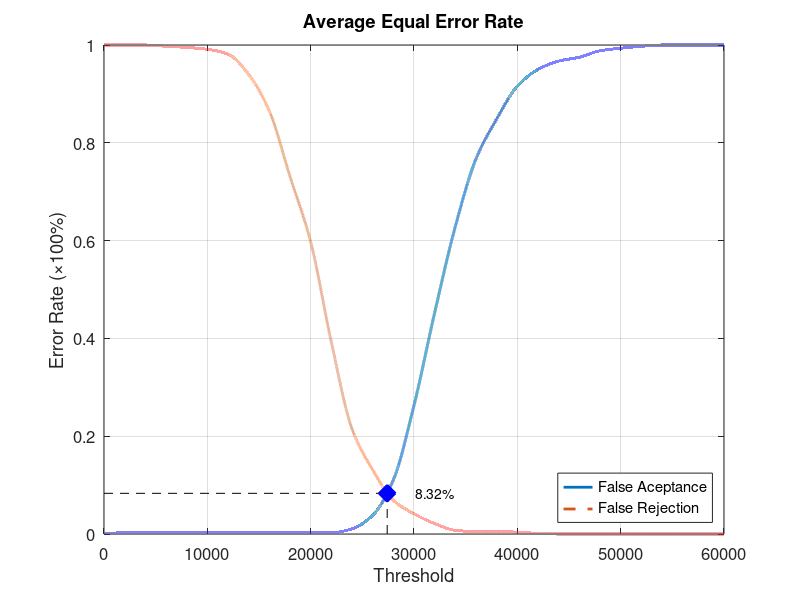
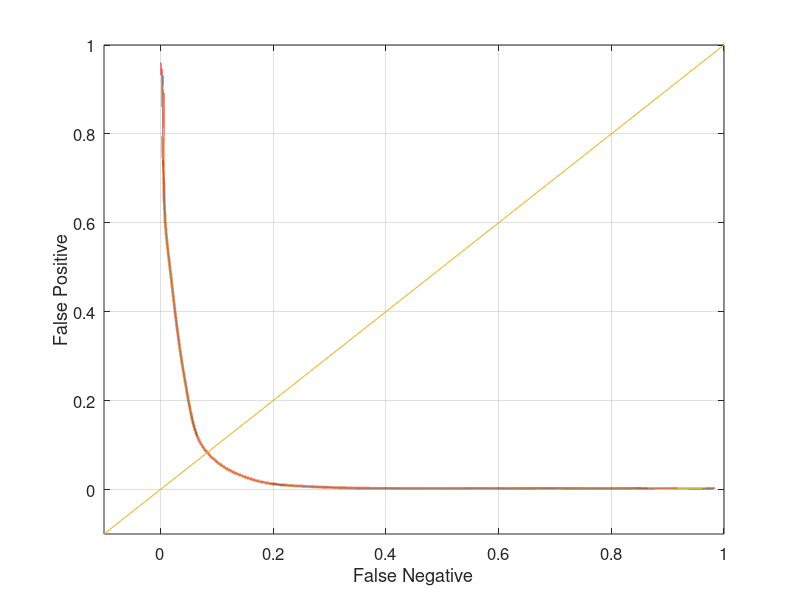

These figures' MATLAB source, in order:
function yEER = Experiment3Average
close all;
clear;
clc;
x = 0:2000:60000;
xq = 0:0.5:60000;

y0 = [0 0.00263158 0.00263158 0.00263158 0.00263158 0.00263158 0.00263158 0.00263158 0.00263158 0.00263158 0.00263158 0.00263158 0.0105263 0.0381579 0.110526 0.263158 0.452632 0.628947 0.767105 0.848684 0.915789 0.95 0.967105 0.975 0.988158 0.993421 0.997368 1 1 1 1];
yy0 = interp1(x, y0, xq, 'pchip');
y1 = [1 1 1 0.9975 0.995 0.99125 0.98125 0.94 0.865 0.73125 0.5975 0.3925 0.215 0.13125 0.06875 0.04125 0.02125 0.0075 0.005 0.005 0.00375 0.00125 0 0 0 0 0 0 0 0 0];
yy1 = interp1(x, y1, xq, 'pchip');

% Calculating EER: 
y2 = abs(y0 - y1);
find(y2 == min(y2))
yy2 = abs(yy0 - yy1);
xEER = find(yy2 == min(yy2));
xEERIndex = xq(xEER) % X-axis EER
yEER = yy0(xEER) % Y-axis EER

main = figure
plot(xq, yy0,'-','LineWidth', 2);	hold on
plot(xq, yy1,'--','LineWidth', 2);	hold on
plot([xEERIndex xEERIndex], [0 yEER], 'k--');	hold on
plot([0 xEERIndex], [yEER yEER], 'k--');	hold on
plot(xEERIndex, yEER, 'bx', 'LineWidth', 10);	hold on
text(xEERIndex + 10 * xEERIndex / 100, yEER, [num2str(round((10000 * yEER)) / 100) '%'])
legend('False Aceptance', 'False Rejection', 'Location', 'SouthEast')
xlabel('Threshold')
ylabel('Error Rate (\times100%)')
title('Average Equal Error Rate')
set(gca, 'FontSize', 12)
axis([0 60000 0 1])
grid on

print(main, 'Experiment3AverageMain', '-dpng');
FNRxFPR = figure('Color', [1 1 1]);
plot(yy1, yy0, '-', yy1, yy0, 'LineWidth', 2);
hold on
y = -0.1:0.1:1
plot(y, y); 
set(gca, 'FontSize', 12)
xlabel('False Negative')
ylabel('False Positive')
axis([-0.1 1 -0.1 1])
set(gca, 'FontSize', 12)
grid on

print(FNRxFPR, 'Experiment3AverageFNRxFPR','-dpng');
end
